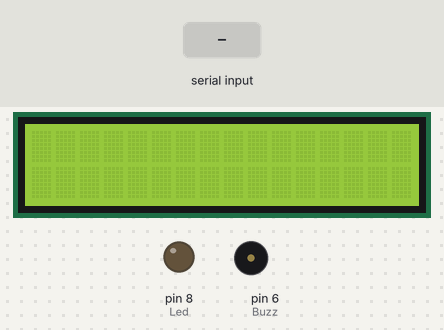
A sketch run on a simulated Arduino Uno, built with avr-gcc and run on an emulated ATmega328P. On the bench: 16×2 character LCD, output pins drawn as LEDs (lit = HIGH), buzzer (waves = sounding). The inputs (shaded band) are chosen by the test bench. What the sketch prints to the serial monitor is not drawn.

Above: at 1.2 s.
1.3 s: "On\n" received over Serial
At 2.5 s:
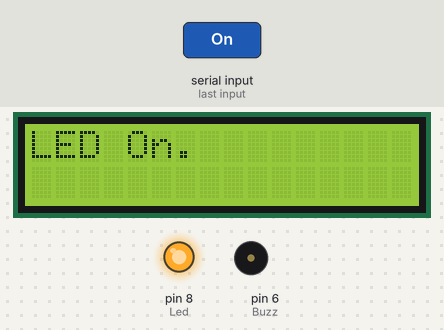
3.5 s: "Off\n" received over Serial
At 4.4 s:
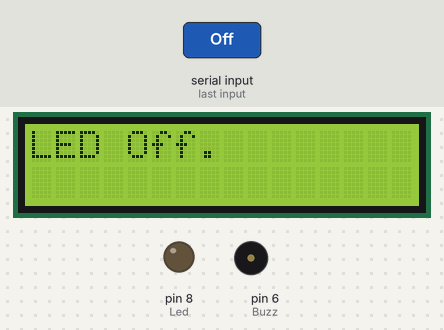
5.2 s: "STATUS\n" received over Serial
At 5.9 s:
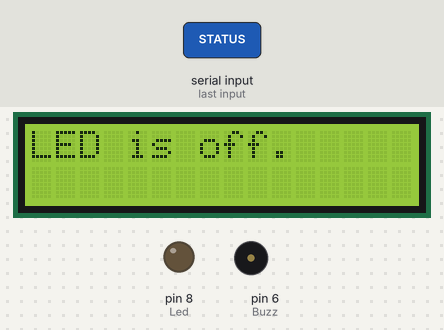
7.0 s: "game\n" received over Serial
At 11.9 s:
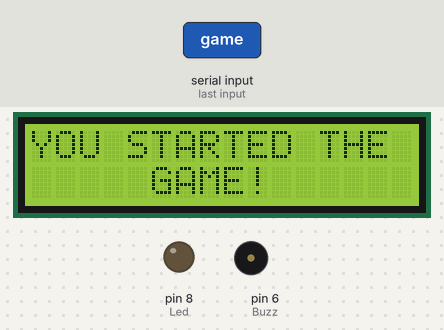
12.1 s: "???\n" received over Serial
At 15.7 s:
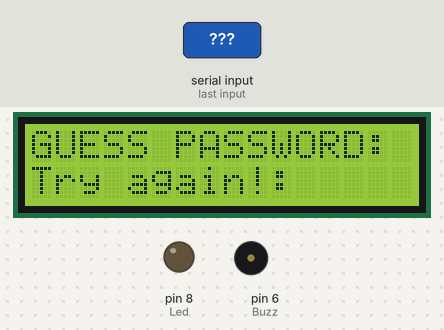
Timing chart, 0 to 16.1 s (numbered marks = the images above; inputs shaded):
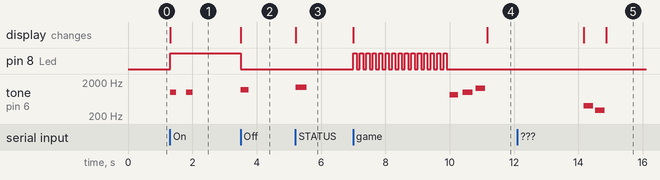

The sketch:

Code_for_OBDH.ino
```cpp
#include <LiquidCrystal.h>

const int Led  = 8;
const int Buzz = 6;

String comando = "";
String true_password = "SkyPatrol";
String password = "";

// LCD pins: RS, E, D4, D5, D6, D7
LiquidCrystal lcd(12, 11, 5, 4, 3, 2);

void setup() {
  lcd.begin(16, 2);
  lcd.setCursor(0, 0);
  Serial.begin(9600);
  pinMode(Led, OUTPUT);
  pinMode(Buzz, OUTPUT);
  Serial.println("OBDH is ready. Input your command:");
  Serial.println("Commands: On, Off, STATUS");
}

void loop() {
  if (Serial.available() > 0) {
    comando = Serial.readStringUntil('\n');
    comando.trim();

    lcd.clear();
    lcd.setCursor(0, 0);

    if (comando == "On") {
      digitalWrite(Led, HIGH);
      lcd.print("LED On.");
      tone(Buzz, 1000, 200);
      delay(500);
      tone(Buzz, 1000, 200);
      delay(500);
    }
    else if (comando == "Off") {
      digitalWrite(Led, LOW);
      lcd.print("LED Off.");
      tone(Buzz, 1200, 250);
      delay(300);
    }
    else if (comando == "STATUS") {
      if (digitalRead(Led) == HIGH) {
        lcd.print("LED is on.");
      } else {
        lcd.print("LED is off.");
      }
      tone(Buzz, 1400, 350);
      delay(500);
    }
    else if (comando == "game" || comando == "???") {
      for (int i = 0; i < 15; i++) {
        digitalWrite(Led, HIGH);
        delay(100);
        digitalWrite(Led, LOW);
        delay(100);
      }
      tone(Buzz, 850, 250);
      delay(400);
      tone(Buzz, 1000, 300);
      delay(400);
      tone(Buzz, 1300, 300);
      delay(350);
      noTone(Buzz);
      lcd.print("YOU STARTED THE");
      lcd.setCursor(5, 1);
      lcd.print("GAME!");
      delay(3000);
      lcd.clear();
      lcd.print("GUESS PASSWORD:");
      Serial.println("GUESS PASSWORD:");

      while (true) {
        if (Serial.available() > 0) {
          password = Serial.readStringUntil('\n');
          password.trim();
          if (password == true_password) {
            lcd.setCursor(0, 1);
            tone(Buzz, 1000, 200);
            delay(250);
            tone(Buzz, 1200, 200);
            delay(250);
            tone(Buzz, 1400, 300);
            delay(300);
            noTone(Buzz);
            lcd.print("Password is TRUE!");
            Serial.println("CORRECT!");
            digitalWrite(Led, HIGH);
            delay(5000);
            digitalWrite(Led, LOW);
            break;
          } else {
            lcd.setCursor(0, 1);
            lcd.print("Wrong password  ");
            Serial.println("WRONG!");
            tone(Buzz, 400, 300);
            delay(350);
            tone(Buzz, 300, 300);
            delay(350);
            noTone(Buzz);
            lcd.setCursor(0, 1);
            lcd.print("Try again!:   ");
          }
        }
      }
      lcd.clear();
      lcd.print("Game won!");
      delay(3000);
      lcd.clear();
    }
    else {
      lcd.print("Unknown Command.");
      tone(Buzz, 200, 300);
      delay(200);
    }
  }
}
```

Measured:
- after the input at 1.3 s, pin 8 (Led): LOW → HIGH at once; tone on pin 6 (Buzz): alternates 1000 Hz for 0.20 s and silent for 0.30 s, 4 changes in all, then stays silent, starting at once; the display: changes at once (image 1)
- after the input at 3.5 s, pin 8 (Led): HIGH → LOW at once; tone on pin 6 (Buzz): silent → 1200 Hz at once, → silent 0.25 s later; the display: changes at once (image 2)
- after the input at 5.2 s, tone on pin 6 (Buzz): silent → 1400 Hz at once, → silent 0.35 s later; the display: changes at once (image 3)
- after the input at 7.0 s, pin 8 (Led): alternates HIGH for 0.10 s and LOW for 0.10 s, 30 changes in all, then stays LOW, starting at once; tone on pin 6 (Buzz): plays 850 Hz for 0.25 s, 1000 Hz for 0.30 s, 1300 Hz for 0.30 s, starting after 3.0 s; the display: first changes at once (image 4 shows a later state)
- after the input at 12.1 s, tone on pin 6 (Buzz): silent → 400 Hz after 2.1 s, → silent 0.30 s later, → 300 Hz 0.05 s later, → silent 0.30 s later; the display: first changes after 2.1 s (image 5 shows a later state)
